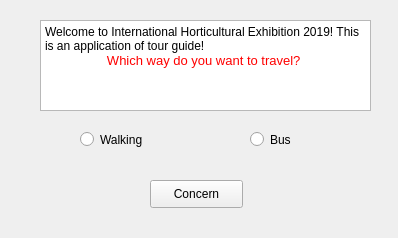
<?xml version="1.0" encoding="UTF-8"?>
<ui version="4.0">
 <class>Welcome</class>
 <widget class="QWidget" name="Welcome">
  <property name="geometry">
   <rect>
    <x>0</x>
    <y>0</y>
    <width>398</width>
    <height>238</height>
   </rect>
  </property>
  <property name="windowTitle">
   <string>Form</string>
  </property>
  <widget class="QRadioButton" name="radioButton">
   <property name="geometry">
    <rect>
     <x>80</x>
     <y>130</y>
     <width>115</width>
     <height>19</height>
    </rect>
   </property>
   <property name="text">
    <string>Walking</string>
   </property>
  </widget>
  <widget class="QRadioButton" name="radioButton_2">
   <property name="geometry">
    <rect>
     <x>250</x>
     <y>130</y>
     <width>115</width>
     <height>19</height>
    </rect>
   </property>
   <property name="text">
    <string>Bus</string>
   </property>
  </widget>
  <widget class="QTextBrowser" name="textBrowser">
   <property name="geometry">
    <rect>
     <x>40</x>
     <y>20</y>
     <width>331</width>
     <height>91</height>
    </rect>
   </property>
   <property name="html">
    <string>&lt;!DOCTYPE HTML PUBLIC &quot;-//W3C//DTD HTML 4.0//EN&quot; &quot;http://www.w3.org/TR/REC-html40/strict.dtd&quot;&gt;
&lt;html&gt;&lt;head&gt;&lt;meta name=&quot;qrichtext&quot; content=&quot;1&quot; /&gt;&lt;style type=&quot;text/css&quot;&gt;
p, li { white-space: pre-wrap; }
&lt;/style&gt;&lt;/head&gt;&lt;body style=&quot; font-family:'SimSun'; font-size:9pt; font-weight:400; font-style:normal;&quot;&gt;
&lt;p style=&quot; margin-top:0px; margin-bottom:0px; margin-left:0px; margin-right:0px; -qt-block-indent:0; text-indent:0px;&quot;&gt;Welcome to International Horticultural Exhibition 2019! This is an application of tour guide!&lt;/p&gt;
&lt;p align=&quot;center&quot; style=&quot; margin-top:0px; margin-bottom:0px; margin-left:0px; margin-right:0px; -qt-block-indent:0; text-indent:0px;&quot;&gt;&lt;span style=&quot; font-size:10pt; color:#ff0000;&quot;&gt;Which way do you want to travel? &lt;/span&gt;&lt;/p&gt;&lt;/body&gt;&lt;/html&gt;</string>
   </property>
  </widget>
  <widget class="QPushButton" name="pushButton">
   <property name="geometry">
    <rect>
     <x>150</x>
     <y>180</y>
     <width>93</width>
     <height>28</height>
    </rect>
   </property>
   <property name="text">
    <string>Concern</string>
   </property>
  </widget>
 </widget>
 <resources/>
 <connections/>
</ui>
